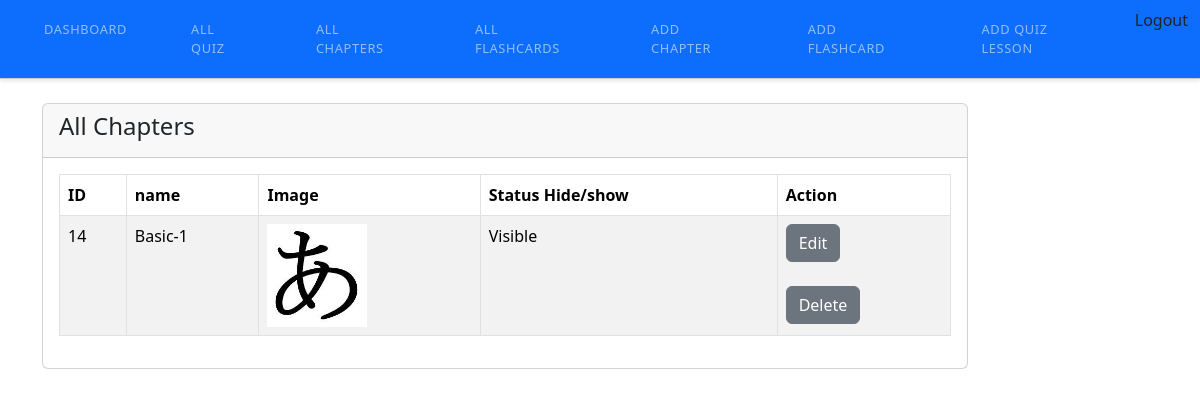
The app's page /admin/all_chapters.php (signed in) with its own data.
### tables this page shows
CREATE TABLE `chapters` (
  `chapter_id` int(11) NOT NULL,
  `name` varchar(255) NOT NULL,
  `description` mediumtext NOT NULL,
  `image` varchar(191) NOT NULL,
  `status` tinyint(4) NOT NULL,
  `popular` tinyint(4) NOT NULL,
  `slug` varchar(255) DEFAULT NULL
);

### admin/all_chapters.php (the view, shortened to what this page needs)
<?php
include('include/header.php');
include('../config/db.php');
include("include/sidebar.php");
?>
<body>
    <div class="container mt-4">
        <div class="row">
            <div class="col-md-9 col-lg-10 px-md-7">
                <div class="col-md-12">
                    <div class="card">
                        <div class="card-header">
                            <h4>All Chapters</h4>
                        </div>
                        <div class="card-body">
                            <table class="table table-bordered table-striped">
                                <thead>
                                    <tr>
                                        <th>ID</th>
                                        <th>name</th>
                                        <th>Image</th>
                                        <th>Status Hide/show</th>
                                        <th>Action</th>
                                    </tr>
                                </thead>
                                <tbody>
                                    <?php
                                    function getAll($table)
                                    {
                                        global $con;
                                        $query = "SELECT * FROM $table";
                                        return mysqli_query($con, $query);
                                    }
                                    $chapter = getAll("chapters");
                                    if (mysqli_num_rows($chapter) > 0) {
                                        foreach ($chapter as $item) {
                                    ?>
                                            <tr>
                                                <td> <?= $item['chapter_id']; ?></td>
                                                <td> <?= $item['name']; ?></td>
                                                <td>
                                                    <img src="uploads/<?= $item['image']; ?>" width="100px" hight="100px" alt="<?= $item['name']; ?>">
                                                </td>
                                                <td>
                                                    <?= $item['status'] == '0' ? "Visible" : "Hidden" ?>
                                                </td>
                                                <td>
                                                    <a href="edit_chapter.php?chapter_id=<?= $item['chapter_id']; ?>" class="btn btn-secondary">Edit</a>
                                                    <form action="action.php" method="POST">
                                                        <br>
                                                        <button type="submit" class="btn btn-secondary" name="delete_chapter_btn">Delete</button>
                                                    </form>
                                                </td>
                                            </tr>
                                    <?php
                                        }
                                    } else {
                                        echo "No records found";
                                    }
                                    ?>
                                </tbody>
                            </table>
                        </div>
                    </div>
                </div>
            </div>
        </div>
</body>
</html>

### records on screen
chapters: chapter_id "14", name "Basic-1", image (picture), status "Visible"
